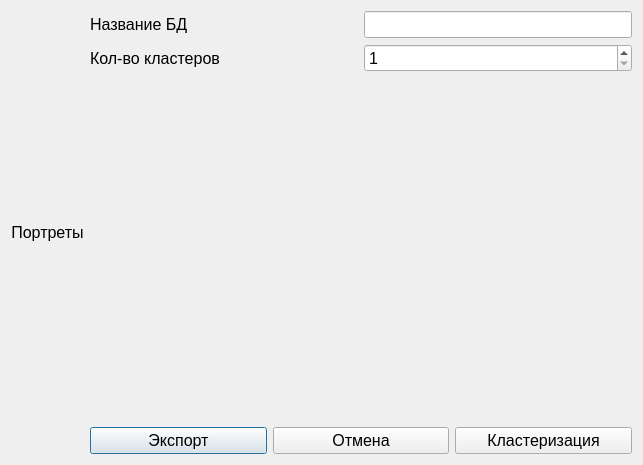
<?xml version="1.0" encoding="UTF-8"?>
<ui version="4.0">
 <class>ClusterizeWindow</class>
 <widget class="QDialog" name="ClusterizeWindow">
  <property name="geometry">
   <rect>
    <x>0</x>
    <y>0</y>
    <width>643</width>
    <height>465</height>
   </rect>
  </property>
  <property name="font">
   <font>
    <pointsize>12</pointsize>
   </font>
  </property>
  <property name="windowTitle">
   <string>Кластеризация портретов</string>
  </property>
  <layout class="QVBoxLayout" name="verticalLayout">
   <item>
    <layout class="QHBoxLayout" name="inputLayout">
     <item>
      <layout class="QVBoxLayout" name="leftLayout">
       <item>
        <widget class="QLabel" name="portraitsLabel">
         <property name="sizePolicy">
          <sizepolicy hsizetype="Preferred" vsizetype="Fixed">
           <horstretch>0</horstretch>
           <verstretch>0</verstretch>
          </sizepolicy>
         </property>
         <property name="text">
          <string>Портреты</string>
         </property>
         <property name="alignment">
          <set>Qt::AlignCenter</set>
         </property>
        </widget>
       </item>
       <item>
        <layout class="QVBoxLayout" name="portraitsLayout"/>
       </item>
      </layout>
     </item>
     <item>
      <layout class="QVBoxLayout" name="rightLayout">
       <item>
        <layout class="QHBoxLayout" name="horizontalLayout_3">
         <property name="topMargin">
          <number>0</number>
         </property>
         <item>
          <widget class="QLabel" name="dbNameLabel">
           <property name="text">
            <string>Название БД</string>
           </property>
          </widget>
         </item>
         <item>
          <widget class="QLineEdit" name="dbNameInput">
           <property name="sizePolicy">
            <sizepolicy hsizetype="Preferred" vsizetype="Fixed">
             <horstretch>0</horstretch>
             <verstretch>0</verstretch>
            </sizepolicy>
           </property>
          </widget>
         </item>
        </layout>
       </item>
       <item>
        <layout class="QHBoxLayout" name="horizontalLayout_4">
         <property name="topMargin">
          <number>0</number>
         </property>
         <item>
          <widget class="QLabel" name="clustersNumLabel">
           <property name="text">
            <string>Кол-во кластеров</string>
           </property>
          </widget>
         </item>
         <item>
          <widget class="QSpinBox" name="clustersNumInput">
           <property name="sizePolicy">
            <sizepolicy hsizetype="Preferred" vsizetype="Fixed">
             <horstretch>0</horstretch>
             <verstretch>0</verstretch>
            </sizepolicy>
           </property>
           <property name="minimum">
            <number>1</number>
           </property>
          </widget>
         </item>
        </layout>
       </item>
       <item>
        <layout class="QHBoxLayout" name="horizontalLayout">
         <property name="topMargin">
          <number>0</number>
         </property>
         <item>
          <spacer name="horizontalSpacer">
           <property name="orientation">
            <enum>Qt::Horizontal</enum>
           </property>
           <property name="sizeType">
            <enum>QSizePolicy::Expanding</enum>
           </property>
           <property name="sizeHint" stdset="0">
            <size>
             <width>40</width>
             <height>20</height>
            </size>
           </property>
          </spacer>
         </item>
         <item>
          <widget class="QLabel" name="loadingLabel">
           <property name="sizePolicy">
            <sizepolicy hsizetype="Fixed" vsizetype="Fixed">
             <horstretch>0</horstretch>
             <verstretch>0</verstretch>
            </sizepolicy>
           </property>
           <property name="minimumSize">
            <size>
             <width>50</width>
             <height>50</height>
            </size>
           </property>
           <property name="maximumSize">
            <size>
             <width>1000</width>
             <height>1000</height>
            </size>
           </property>
           <property name="text">
            <string/>
           </property>
           <property name="alignment">
            <set>Qt::AlignCenter</set>
           </property>
          </widget>
         </item>
         <item>
          <spacer name="horizontalSpacer_2">
           <property name="orientation">
            <enum>Qt::Horizontal</enum>
           </property>
           <property name="sizeType">
            <enum>QSizePolicy::Expanding</enum>
           </property>
           <property name="sizeHint" stdset="0">
            <size>
             <width>40</width>
             <height>20</height>
            </size>
           </property>
          </spacer>
         </item>
        </layout>
       </item>
       <item>
        <spacer name="verticalSpacer">
         <property name="orientation">
          <enum>Qt::Vertical</enum>
         </property>
         <property name="sizeHint" stdset="0">
          <size>
           <width>20</width>
           <height>40</height>
          </size>
         </property>
        </spacer>
       </item>
       <item>
        <layout class="QHBoxLayout" name="buttonsLayout">
         <property name="topMargin">
          <number>0</number>
         </property>
         <property name="rightMargin">
          <number>0</number>
         </property>
         <item>
          <widget class="QPushButton" name="exportButton">
           <property name="text">
            <string>Экспорт</string>
           </property>
          </widget>
         </item>
         <item>
          <widget class="QPushButton" name="cancelButton">
           <property name="text">
            <string>Отмена</string>
           </property>
          </widget>
         </item>
         <item>
          <widget class="QPushButton" name="applyButton">
           <property name="text">
            <string>Кластеризация</string>
           </property>
          </widget>
         </item>
        </layout>
       </item>
      </layout>
     </item>
    </layout>
   </item>
   <item>
    <layout class="QVBoxLayout" name="resultLayout"/>
   </item>
  </layout>
 </widget>
 <resources/>
 <connections/>
</ui>
